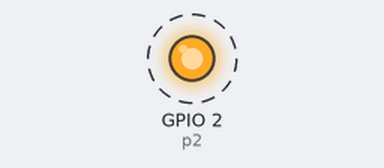
Recording of a program running on a simulated ESP32 board running MicroPython. On the bench: output pins drawn as LEDs (lit = HIGH). Dashed ring = blinking. WiFi joins after 1.5 s; no MQTT or app messages arrive unless stated; library files of the repository ran but are not shown: 1 file(s); what the program prints to the serial console is not drawn.

Above: at 1.55 s.
Timing chart, 0 to 4.5 s (numbered marks = the images above):
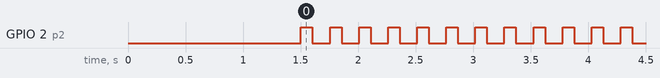

The program:

mainMQTTPub.py
```python
import machine
from machine import Pin
from umqttsimple import MQTTClient
import time
import network
import ubinascii

import esp
esp.osdebug(None)
import gc
gc.collect()

global client_id, mqtt_server
client_id = 'PL1'
ssid = 'GatoDumas'
password = 'GatoAnitaKevin!'
mqtt_server = '192.168.1.143'
#mqtt_port   = 1883
#client_id = ubinascii.hexlify(machine.unique_id())
#client = MQTTClient(client_id, mqtt_server, keepalive = 5)
client = MQTTClient(client_id, mqtt_server, user = "test", password = "test", keepalive = 5)
topic_pub = b'sensor/boton'
p2 = Pin(2, Pin.OUT)
p4 = Pin(4, Pin.IN, Pin.PULL_UP)
station = network.WLAN(network.STA_IF)

def conectar_wifi():
  last_message = 0
  message_interval = 5
  station.active(True)
  station.connect(ssid, password)
  while station.isconnected() == False:
    pass
  print('Connection successful')

def conectar_mqtt():
  try:
    client.connect()
    return True
  except:
    return False

def desconectar_mqtt():
  client.disconnect()

def publicar_mqtt(count):
  try:
    payload = "{sensor: " + str(count) + "}"
    print(payload)
    client.publish(topic_pub, payload, qos = 1)
    print('Connected to %s MQTT broker' % (mqtt_server))
    return True
  except:
    return False

def restart_and_reconnect():
  print('Failed to connect to MQTT broker. Reconnecting...')
  time.sleep(10)
  machine.reset()

def main():
    print("publicador de mensaje")
    if not station.isconnected():
      conectar_wifi()
    else:
      print("wlan ya esta conectado")

    count = 1
    while True:
      p2.on()
      time.sleep_ms(100)
      p2.off()

      if conectar_mqtt():
        publicar_mqtt(count)
        count += 1
        desconectar_mqtt()
      else:
        print('Error al conectar MQTT broker')
        time.sleep(10)


if __name__ == '__main__':
  main()
```

Measured:
- by itself, GPIO 2 (p2): alternates HIGH for 0.10 s and LOW for 0.15 s
